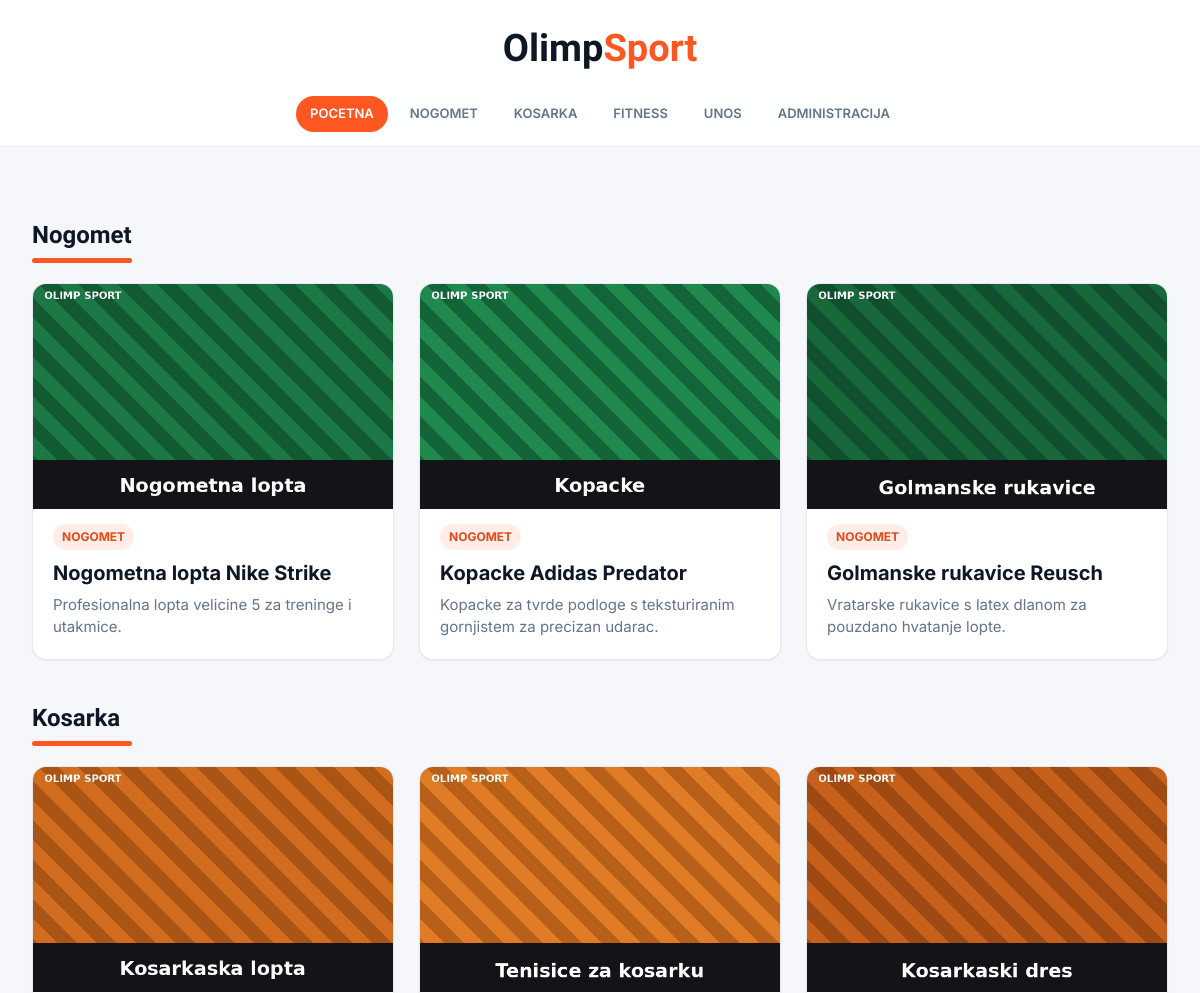
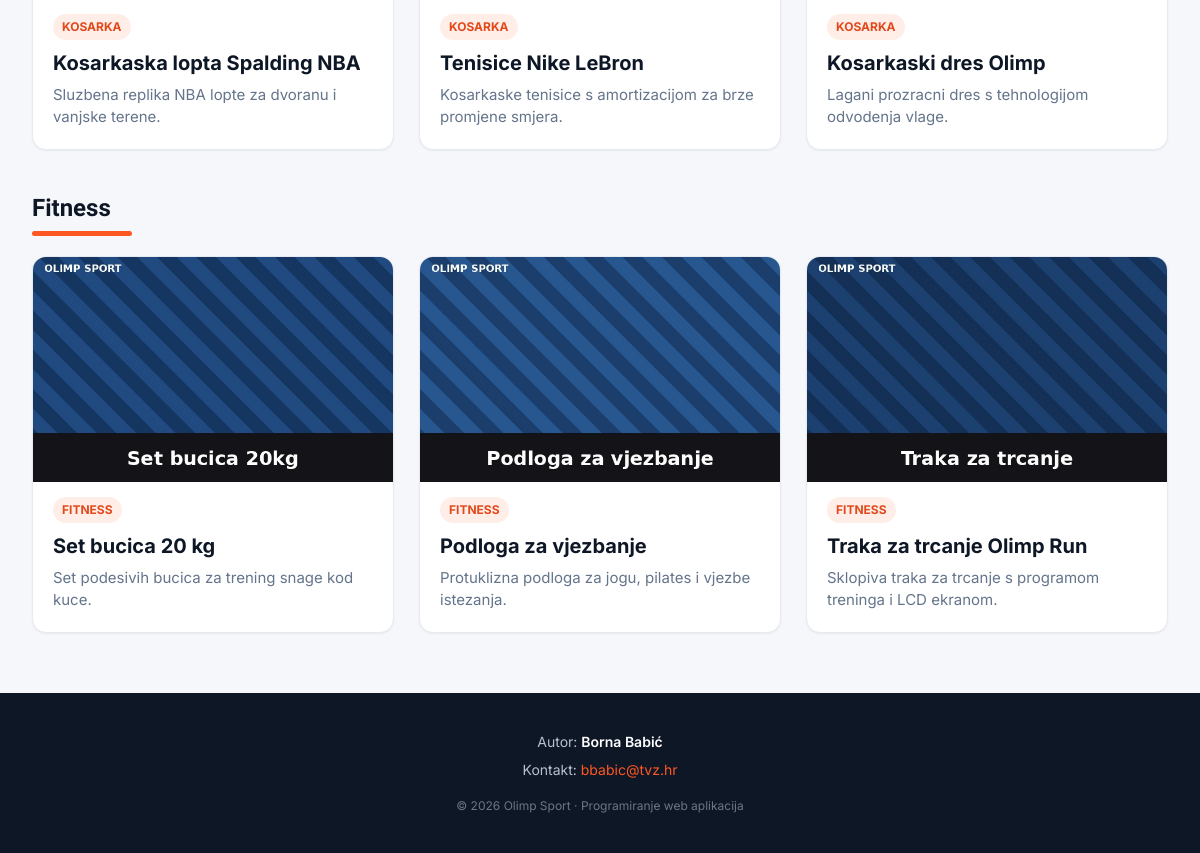
The page / on the database its author committed (2 pictures, top to bottom).
### tables this page shows
CREATE TABLE `vijesti` (
  `id` int(11) NOT NULL,
  `datum` varchar(32) NOT NULL,
  `naslov` varchar(64) NOT NULL,
  `sazetak` text NOT NULL,
  `tekst` text NOT NULL,
  `slika` varchar(64) NOT NULL,
  `kategorija` varchar(64) NOT NULL,
  `arhiva` tinyint(1) NOT NULL DEFAULT 0
);

### index.php (the view, shortened to what this page needs)
<?php
include 'connect.php';
$active = 'pocetna';
include 'header.php';
$kategorije = array(
    'nogomet' => 'Nogomet',
    'kosarka' => 'Kosarka',
    'fitness' => 'Fitness'
);
foreach ($kategorije as $kljuc => $naslov) {
    echo '<section>';
    echo '<h2 class="section-title">' . $naslov . '</h2>';
    echo '<div class="grid">';
    $query  = "SELECT * FROM vijesti WHERE arhiva = 0 AND kategorija = '" . $kljuc . "' ORDER BY datum DESC LIMIT 3";
    $result = mysqli_query($dbc, $query);
    while ($row = mysqli_fetch_array($result)) {
        echo '<article class="card">';
        echo   '<a class="thumb" href="clanak.php?id=' . $row['id'] . '">';
        echo     '<img src="' . UPLPATH . $row['slika'] . '" alt="' . htmlspecialchars($row['naslov']) . '">';
        echo   '</a>';
        echo   '<div class="card-body">';
        echo     '<span class="card-cat">' . $naslov . '</span>';
        echo     '<h3 class="card-title"><a href="clanak.php?id=' . $row['id'] . '">' . $row['naslov'] . '</a></h3>';
        echo     '<p class="card-excerpt">' . $row['sazetak'] . '</p>';
        echo   '</div>';
        echo '</article>';
    }
    echo '</div>';
    echo '</section>';
}
include 'footer.php';

### header.php (shortened to what this page needs)
<?php
function navAktivno($name, $active) {
    return $name === $active ? ' active' : '';
}
?>
<!DOCTYPE html>
<html lang="hr">
<head>
    <link rel="stylesheet" type="text/css" href="style.css">
</head>
<body>
<div class="wrapper">
    <header>
        <div class="logo">
            <a href="index.php">Olimp<span class="logo-sport">Sport</span></a>
        </div>
        <nav role="navigation">
            <ul>
                <li><a href="index.php" class="<?php echo navAktivno('pocetna', $active); ?>">Pocetna</a></li>
                <li><a href="kategorija.php?kategorija=nogomet" class="<?php echo navAktivno('nogomet', $active); ?>">Nogomet</a></li>
                <li><a href="kategorija.php?kategorija=kosarka" class="<?php echo navAktivno('kosarka', $active); ?>">Kosarka</a></li>
                <li><a href="kategorija.php?kategorija=fitness" class="<?php echo navAktivno('fitness', $active); ?>">Fitness</a></li>
                <li><a href="unos.php" class="<?php echo navAktivno('unos', $active); ?>">Unos</a></li>
                <li><a href="administracija.php" class="<?php echo navAktivno('administracija', $active); ?>">Administracija</a></li>
            </ul>
        </nav>
    </header>
    <main class="content">

### footer.php (shortened to what this page needs)
    </main>
    <footer>
        <div>Autor: <strong>Borna Babić</strong></div>
        <div>Kontakt: <a href="mailto:bbabic@tvz.hr">bbabic@tvz.hr</a></div>
        <div class="copyright">&copy; <?php echo date('Y'); ?> Olimp Sport &middot; Programiranje web aplikacija</div>
    </footer>
</div>
</body>
</html>

### style.css (style rules this page uses)
:root { --bg: #f5f7fa; --surface: #ffffff; --ink: #0e1726; --muted: #64748b; --line: #e7ebf1; --accent: #ff5722; --accent-dark: #e2491b; --accent-soft: rgba(255, 87, 34, .10); --navy: #0e1726; --radius: 14px; --shadow-sm: 0 1px 2px rgba(15, 23, 42, .06); --shadow-md: 0 5px 20px rgba(15, 23, 42, .08); --shadow-lg: 0 15px 35px rgba(15, 23, 42, .14); }
* { margin: 0; padding: 0; box-sizing: border-box; }
html { -webkit-text-size-adjust: 100%; }
body { font-family: 'Inter', system-ui, -apple-system, "Segoe UI", Roboto, sans-serif; color: var(--ink); background-color: var(--bg); line-height: 1.5; }
a { color: inherit; text-decoration: none; }
img { max-width: 100%; display: block; }
.wrapper { width: 100%; background-color: var(--bg); min-height: 100vh; display: flex; flex-direction: column; }
header { position: sticky; top: 0; z-index: 50; background-color: rgba(255, 255, 255, .9); border-bottom: 1px solid var(--line); transition: transform .3s ease; backdrop-filter: blur(10px); }
.logo { text-align: center; padding: 20px 15px 15px; }
.logo a { font-family: 'Sora', sans-serif; font-size: 38px; font-weight: 800; color: var(--ink); }
.logo .logo-sport { color: var(--accent); }
footer { flex-shrink: 0; background-color: var(--navy); color: #b7c0cf; text-align: center; padding: 35px 15px; font-size: 14px; line-height: 2; margin-top: auto; }
footer strong { color: #fff; font-weight: 600; }
footer a { color: var(--accent); }
footer .copyright { color: #6b7686; margin-top: 10px; font-size: 12px; }
nav ul { list-style: none; max-width: 1200px; margin: 0 auto; display: flex; flex-wrap: wrap; justify-content: center; gap: 4px 8px; padding: 4px 16px 14px; }
nav ul li a { display: inline-block; font-size: 13px; font-weight: 600; text-transform: uppercase; color: var(--muted); padding: 8px 14px; border-radius: 100px; transition: color .15s, background-color .15s; }
nav ul li a.active { color: #fff; background-color: var(--accent); }
.content { flex: 1 0 auto; width: 100%; max-width: 1200px; margin: 0 auto; padding: 30px 32px 60px; }
.section-title { font-family: 'Sora', sans-serif; font-size: 24px; font-weight: 800; color: var(--ink); margin: 40px 0 20px; padding-bottom: 10px; position: relative; }
.section-title::after { content: ""; position: absolute; left: 0; bottom: 0; width: 100px; height: 5px; border-radius: 5px; background: var(--accent); }
.grid { display: grid; grid-template-columns: repeat(3, 1fr); gap: 25px; }
article.card { display: flex; flex-direction: column; background: var(--surface); border: 1px solid var(--line); border-radius: var(--radius); overflow: hidden; box-shadow: var(--shadow-sm); transition: transform .2s ease, box-shadow .2s ease; }
article.card .thumb { display: block; overflow: hidden; background: #eef1f6; aspect-ratio: 16 / 10; }
article.card .thumb img { width: 100%; height: 100%; object-fit: cover; }
article.card .card-body { padding: 15px 20px 20px; display: flex; flex-direction: column; flex: 1; }
article.card .card-cat { align-self: flex-start; font-size: 12px; font-weight: 700; text-transform: uppercase; color: var(--accent-dark); background: var(--accent-soft); padding: 4px 9px; border-radius: 999px; margin-bottom: 10px; }
article.card .card-title { font-size: 20px; font-weight: 700; line-height: 1.3; margin-bottom: 8px; }
article.card .card-title a { transition: color .15s; }
article.card .card-excerpt { font-size: 15px; color: var(--muted); }

### rows shown on the page
vijesti: slika (picture), naslov "NOGOMET", naslov "Nogometna lopta Nike Strike", sazetak "Profesionalna lopta velicine 5 za treninge i utakmice."
vijesti: slika (picture), naslov "NOGOMET", naslov "Kopacke Adidas Predator", sazetak "Kopacke za tvrde podloge s teksturiranim gornjistem za precizan udarac."
vijesti: slika (picture), naslov "NOGOMET", naslov "Golmanske rukavice Reusch", sazetak "Vratarske rukavice s latex dlanom za pouzdano hvatanje lopte."
vijesti: slika (picture), naslov "KOSARKA", naslov "Kosarkaska lopta Spalding NBA", sazetak "Sluzbena replika NBA lopte za dvoranu i vanjske terene."
vijesti: slika (picture), naslov "KOSARKA", naslov "Tenisice Nike LeBron", sazetak "Kosarkaske tenisice s amortizacijom za brze promjene smjera."
vijesti: slika (picture), naslov "KOSARKA", naslov "Kosarkaski dres Olimp", sazetak "Lagani prozracni dres s tehnologijom odvodenja vlage."
vijesti: slika (picture), naslov "FITNESS", naslov "Set bucica 20 kg", sazetak "Set podesivih bucica za trening snage kod kuce."
vijesti: slika (picture), naslov "FITNESS", naslov "Podloga za vjezbanje", sazetak "Protuklizna podloga za jogu, pilates i vjezbe istezanja."
vijesti: slika (picture), naslov "FITNESS", naslov "Traka za trcanje Olimp Run", sazetak "Sklopiva traka za trcanje s programom treninga i LCD ekranom."

### other values the page prints
$naslov "Nogomet"
$naslov "Kosarka"
$naslov "Fitness"
